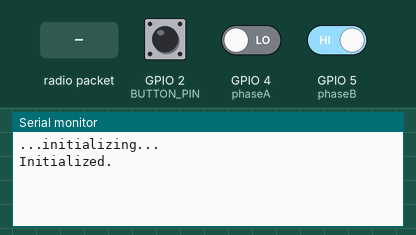
The sketch below on a simulated ESP8266 (NodeMCU). On the bench: the last lines printed to the serial monitor. Inputs (shaded band) come from the test bench; at power-on: GPIO 4 (phaseA) LOW, GPIO 5 (phaseB) HIGH, GPIO 2 (BUTTON_PIN) LOW.

Above: at 1.2 s.
1.3 s: radio packet "0" arrives
At 2.4 s:
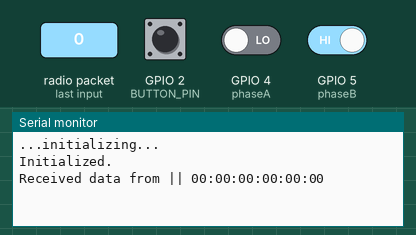
4.3 s: GPIO 4 (phaseA) driven HIGH
At 5.0 s:
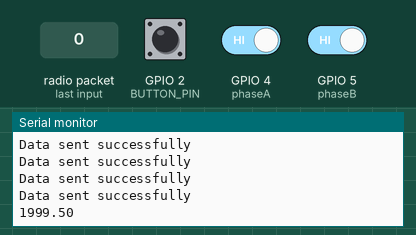
5.8 s: GPIO 5 (phaseB) driven LOW
At 6.01 s:
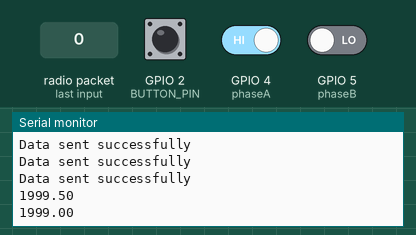
7.3 s: GPIO 4 (phaseA) driven LOW
At 8.4 s:
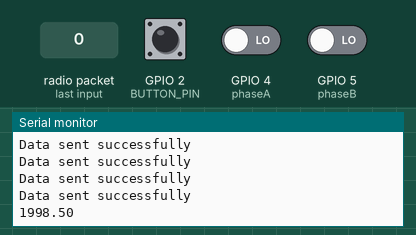
8.8 s: GPIO 5 (phaseB) driven HIGH
At 9.02 s:
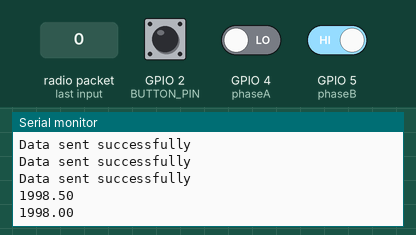
Timing chart, 0 to 11.3 s (numbered marks = the images above; inputs shaded):
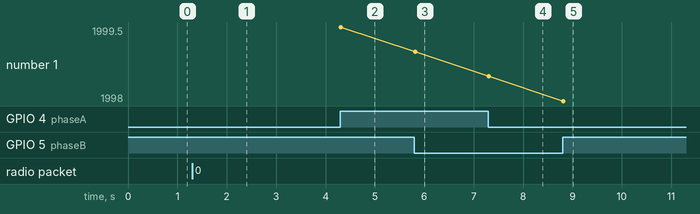

The sketch:

Controller.ino
```cpp
// (licence header left out)
#include<ESP8266WiFi.h>
#include<espnow.h>

#define WIFI_CHANNEL    1
#define MAX_MESSAGE_LENGTH 12
#define membersof(x) (sizeof(x) / sizeof(x[0]))

#include <SPI.h>
#include <MFRC522.h>
#define SS_PIN 15
#define RST_PIN 16
#define BUTTON_PIN 2
MFRC522 rfid(SS_PIN, RST_PIN); // Instance of the class

byte uids[][4] = {
  {224, 87, 84, 25},
  {186, 104, 31, 25},
  {186, 120, 6, 25},
  {10, 115, 204, 36},
  {10, 66, 118, 36}
};

enum nodeStates {
  ALL,
  SMOKE,
  BUILDINGS,
  SOUND,
  LEDs,
  HOUSEs
};

String translation[6] = {
  "ALL",
  "SMOKE",
  "BUILDINGS",
  "SOUND",
  "LEDs",
  "HOUSEs"
};

enum nodeStates selected = ALL;
enum nodeStates whoAmI = ALL;
struct __attribute__((packed)) dataPacket {
  enum nodeStates whoAmI;
  int year;
  enum nodeStates selected;
};

uint8_t receiverAddresses[][8] =
{ {0xBC, 0xFF, 0x4D, 0x81, 0x8A, 0xCA},
  {0x7C, 0x87, 0xCE, 0x81, 0xB6, 0x54},
  {0xBC, 0xFF, 0x4D, 0x81, 0x8E, 0xF5},
  {0xBC, 0xFF, 0x4D, 0x81, 0x7D, 0x8D},
  {0xE8, 0xDB, 0x84, 0x9B, 0xB0, 0xBD},
  {0xF4, 0xCF, 0xA2, 0xD0, 0x7C, 0xBA},
  {0xE0, 0xE2, 0xE6, 0x0C, 0x9F, 0x98},
  {0x78, 0xE3, 0x6D, 0x18, 0x91, 0x88}
};

String receivedMacAdresses[membersof(receiverAddresses)];

float startTime;
float interval = 3000;
float loopTime;
float loopInterval = 3000;
float year = 2000;
int totalConnected = 0;


volatile  int position;
int phaseA = 4;
int phaseB = 5;
int debounceInt = 10;
long buttonDebounce = 0;
long debounceTimer;
long lastDebounceTime;

void transmissionComplete(uint8_t *receiver_mac, uint8_t transmissionStatus) {
  if (transmissionStatus == 0) {
    Serial.println("Data sent successfully");
    totalConnected += 1;
  } else {
    //    Serial.print("Error code: ");
    //    Serial.println(transmissionStatus);
  }
}

void dataReceived(uint8_t *senderMac, uint8_t *data, uint8_t dataLength) {
  char macStr[18];
  dataPacket packet;

  snprintf(macStr, sizeof(macStr), "%02x:%02x:%02x:%02x:%02x:%02x", senderMac[0], senderMac[1], senderMac[2], senderMac[3], senderMac[4], senderMac[5]);
  memcpy(&packet, data, sizeof(packet));
  Serial.print("Received data from |");
  Serial.print(translation[packet.whoAmI] + "| ");
  Serial.println(macStr);
}

void setup() {
  Serial.begin(115200);     // initialize serial port

  Serial.println();
  Serial.println();
  Serial.println("...initializing...");

  SPI.begin(); // Init SPI bus
  rfid.PCD_Init(); // Init MFRC522

  WiFi.mode(WIFI_STA);
  WiFi.disconnect();        // we do not want to connect to a WiFi network

  if (esp_now_init() != 0) {
    Serial.println("ESP-NOW initialization failed");
    return;
  }

  esp_now_set_self_role(ESP_NOW_ROLE_COMBO);
  esp_now_register_send_cb(transmissionComplete);         // this function will get called once all data is sent
  esp_now_register_recv_cb(dataReceived);               // this function will get called whenever we receive data
  for (int i = 0; i < membersof(receiverAddresses); i++) {
    esp_now_add_peer(receiverAddresses[i], ESP_NOW_ROLE_COMBO, WIFI_CHANNEL, NULL, 0);
  }
  startTime = millis();

  pinMode(BUTTON_PIN, INPUT);

  attachInterrupt(digitalPinToInterrupt(phaseA), encoderA, CHANGE); // triggers on phaseA (port 2)
  attachInterrupt(digitalPinToInterrupt(phaseB), encoderB, CHANGE); // triggers on phaseB (port 3)
  lastDebounceTime = millis();

  Serial.println("Initialized.");
}

void loop() {

  if (millis() - startTime >= interval) {
    startTime = millis();
    Serial.println();
    Serial.println("--------------------------");
    Serial.println("Connected: " + String(totalConnected));
    Serial.println("year: " + String(year));
    Serial.println("selected: " + translation[selected]);

    dataPacket packet;
    packet.selected = selected;
    packet.year = year;

    totalConnected = 0;
    for (int i = 0; i < membersof(receiverAddresses); i++) {
      esp_now_send(receiverAddresses[i], (uint8_t *) &packet, sizeof(packet));
    }
  }

  if (debounceTimer > 0) {
    debounceTimer = debounceTimer - (millis() - lastDebounceTime);
    lastDebounceTime = millis();
    Serial.println(year);
  }

  if (digitalRead(BUTTON_PIN)) {
    buttonDebounce++;
    if (buttonDebounce > 10) {
      selected = ALL;
    }

  } else {
    buttonDebounce = 0;
  }
  // Verify there is a new card and if the NUID has been readed
  if ( ! rfid.PICC_IsNewCardPresent() || ! rfid.PICC_ReadCardSerial()) {
    return;
  }


  for (byte i = 0; i < 5; i++) {
    if (rfid.uid.uidByte[0] == uids[i][0] && rfid.uid.uidByte[1] == uids[i][1] && rfid.uid.uidByte[2] == uids[i][2] && rfid.uid.uidByte[3] == uids[i][3]) {
      selected = static_cast<nodeStates>(i + 1);
    }
  }

  rfid.PICC_HaltA();
  // Stop encryption on PCD
  rfid.PCD_StopCrypto1();
}

ICACHE_RAM_ATTR void encoderA() // encoder service routine
{
  if (debounceTimer <= 0) {
    debounceTimer = debounceInt;
    int A = digitalRead(phaseA);
    int B = digitalRead(phaseB);
    if ((A == 1 && B == 0) || (A == 0 && B == 1)) {
      year += 0.5;
      if (year >= 2030) {
        year = 1970;
      }
    }
    if ((A == 1 && B == 1) || (A == 0 && B == 0)) {
      year -= 0.5;
      if (year <= 1970) {
        year = 2030;
      }
    }
  }
}

ICACHE_RAM_ATTR void encoderB() // encoder service routine
{
  if (debounceTimer <= 0) {
    debounceTimer = debounceInt;
    int A = digitalRead(phaseA);
    int B = digitalRead(phaseB);
    if ((A == 1 && B == 0) || (A == 0 && B == 1)) {
      year -= 0.5;
      if (year <= 1970) {
        year = 2030;
      }
    }
    if ((A == 1 && B == 1) || (A == 0 && B == 0)) {
      year += 0.5;
      if (year >= 2030) {
        year = 1970;
      }
    }
  }
}
```

Measured:
- after the input at 1.3 s, the serial monitor: prints a new line at once (image 1)
- after the input at 4.3 s, the serial monitor: prints a new line at once (image 2)
- after the input at 5.8 s, the serial monitor: prints a new line at once (image 3)
- after the input at 7.3 s, the serial monitor: prints a new line at once (image 4)
- after the input at 8.8 s, the serial monitor: prints a new line at once (image 5)
- plotted number 1: 1999.5 → 1999 after the input at 5.8 s, 1999 → 1998.5 after the input at 7.3 s, 1998.5 → 1998 after the input at 8.8 s
